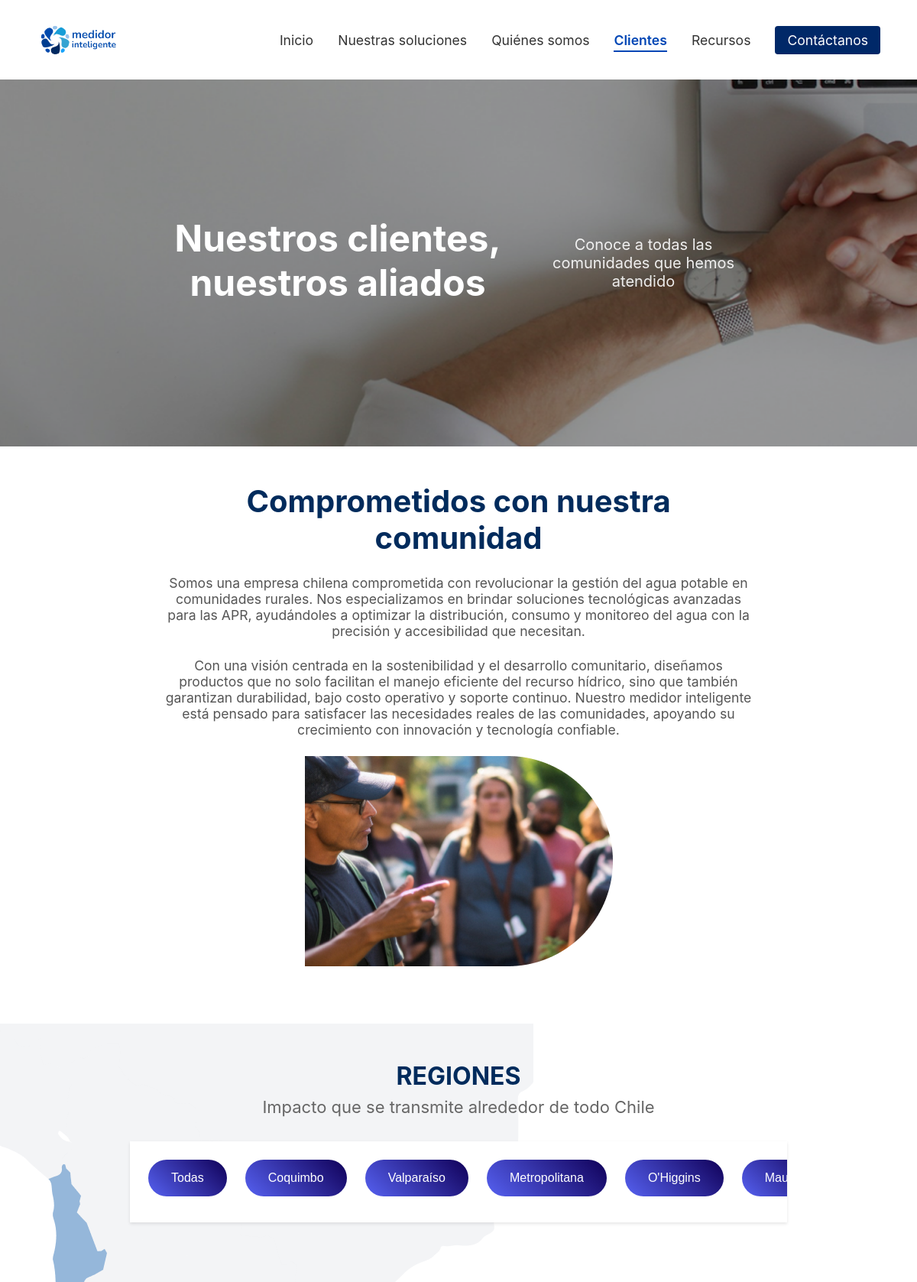
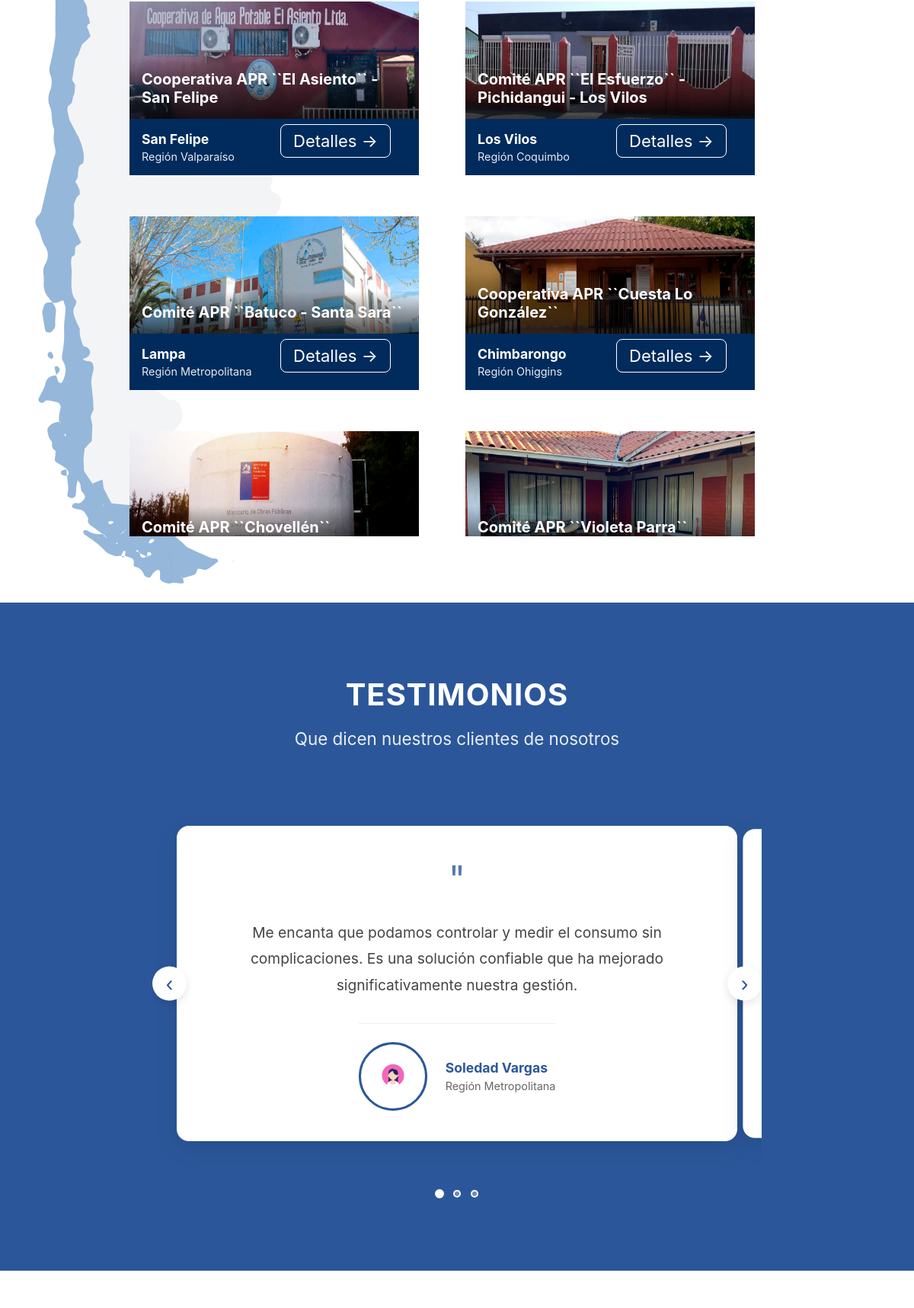
/clientes/ (upper part), run on the app's committed database (2 pictures, top to bottom).
### app/models.py (models this page shows, shortened)
class Apr(models.Model):
    nameapr = models.CharField("Nombre APR",max_length=100,null=True)
    comuna = models.CharField("Comuna",max_length=100,null=True)
    region = models.CharField("Región",choices = opciones_consultas,max_length=100,null=True)
    presidente = models.CharField("Presidente",max_length=100,null=True)
    secretario= models.CharField("Secretario",max_length=100,null=True)
    tesorero = models.CharField("Tesorero",max_length=100,null=True)
    facebook = models.CharField("Facebook",max_length=100,null=True)
    twitter = models.CharField("Twitter",max_length=100,null=True)
    instagram = models.CharField("Instagram",max_length=100,null=True)
    direccion = models.CharField("Dirección",max_length=100,null=True)
    phone = models.CharField("Teléfono",max_length=24,null=True)
    email = models.EmailField("Correo Electrónico",null=True)
    socios = models.IntegerField("Número de Socios",null=True)
    horario = models.CharField("Horario de Atención",max_length=100,null=True)
    mapa = models.CharField("Mapa",max_length=100,null=True)
    activo = models.BooleanField("Activo",default=True)
    imagen = models.ImageField("Imagen",upload_to='apr',null=True)

### app/views.py (the view)
# urls.py: path('clientes/', clientes, name="clientes"),
def clientes(request):
    try:
        appr = Apr.objects.all()
        data = {
            'apr': appr
        }
    except Exception as e:
            print(f"Unexpected error: {e}")
            messages.error(request, 'Hubo un problema con tu solicitud.')
            return redirect('app/e404.html')
    return render(request, 'app/clientes.html',data)

### app/templates/app/clientes.html (shortened to what this page needs)
{%extends 'app/base.html'%}
{%block contenido%}
{% load static %}
<section class="herocliente" style="background-image: url('{% static 'app/img/Fondo clientes.png' %}');">
    <div class="hero-content">
        <h1>Nuestros clientes, nuestros aliados</h1>
        <p>Conoce a todas las comunidades que hemos atendido</p>
    </div>
</section>
        <div class="community-grid">
            <div class="community-image">
                <img src="{% static 'app/img/somos.png'%}" alt="Miembros de la comunidad">
            </div>
            <div class="community-content">
                <h2>Comprometidos con nuestra comunidad</h2>
                <div class="content-text">
                    <p>Somos una empresa chilena comprometida con revolucionar la gestión del agua potable en comunidades rurales. Nos especializamos en brindar soluciones tecnológicas avanzadas para las APR, ayudándoles a optimizar la distribución, consumo y monitoreo del agua con la precisión y accesibilidad que necesitan.</p>
                    <p>Con una visión centrada en la sostenibilidad y el desarrollo comunitario, diseñamos productos que no solo facilitan el manejo eficiente del recurso hídrico, sino que también garantizan durabilidad, bajo costo operativo y soporte continuo. Nuestro medidor inteligente está pensado para satisfacer las necesidades reales de las comunidades, apoyando su crecimiento con innovación y tecnología confiable.</p>
                </div>
            </div>
        </div>
<section class="regions" style="background-image: url('{% static 'app/img/chile.png'%}');">
    <div class="cliente">
        <h2 class="regions-title">REGIONES</h2>
        <p class="regions-subtitle">Impacto que se transmite alrededor de todo Chile</p>
        <nav class="regions-nav">
            <ul>
                <li><button class="butte btn_active" data-region="all">Todas</button></li>
                <li><button class="butte" data-region="Coquimbo">Coquimbo</button></li>
                <li><button class="butte" data-region="Valparaíso">Valparaíso</button></li>
                <li><button class="butte" data-region="Metropolitana">Metropolitana</button></li>
                <li><button class="butte" data-region="Ohiggins">O'Higgins</button></li>
                <li><button class="butte" data-region="Maule">Maule</button></li>
            </ul>
        </nav>
        <div class="scroll-container">
            <div class="map-grid">
                {% for ap in apr %}
                    <div class="committees-grid" data-region="{{ap.region}}">
                        <article class="committee-card">
                            <div class="imagg">
                                {% if ap.imagen %}
                                   <img class="imagensota" src="{{ap.imagen.url}}" alt="imagen {{ap.comuna}}">
                                {% endif %}
                                <h3 class="chiq">{{ap.nameapr}}</h3>
                            </div>
                            <div class="card-footer">
                                <div class="location">
                                    <div class="dettt">
                                        <h4 class="chiq">{{ap.comuna}}</h4>
                                        <p>Región {{ap.region}}</p>
                                    </div>
                                    <div class="dettt">
                                        <a href="{% url 'apr' ap.id %}" class="details-btn">Detalles →</a>
                                    </div>
                                </div>
                            </div>
                        </article>
                    </div>
                {% endfor %}
            </div>
        </div>
    </div>
</section>
<section class="testimoniocliente-seccion">
    <div class="testimoniocliente-encabezado">
        <h2>TESTIMONIOS</h2>
        <p>Que dicen nuestros clientes de nosotros</p>
    </div>
    <div class="testimoniocliente-contenedor">
        <button class="testimoniocliente-boton testimoniocliente-boton-prev">&#8249;</button>
        <button class="testimoniocliente-boton testimoniocliente-boton-next">&#8250;</button>
        <div class="testimoniocliente-slider">
            <div class="testimoniocliente-tarjeta">
                <div class="testimoniocliente-comilla">"</div>
                <p class="testimoniocliente-texto">Me encanta que podamos controlar y medir el consumo sin complicaciones. Es una solución confiable que ha mejorado significativamente nuestra gestión.</p>
                <div class="testimoniocliente-autor">
                    <img src="{% static 'app/img/3.png'%}" alt="Avatar" class="testimoniocliente-avatar">
                    <div class="testimoniocliente-info">
                        <div class="testimoniocliente-nombre">Soledad Vargas</div>
                        <div class="testimoniocliente-ubicacion">Región Metropolitana</div>
                    </div>
                </div>
            </div>
            <div class="testimoniocliente-tarjeta">
            </div>
        </div>
    </div>
    <div class="testimoniocliente-dots"></div>
</section>
<br><br>
<br><br>
{% endblock %}

### app/templates/app/base.html (shortened to what this page needs)
<html lang="es">
<header class="header">
    {% load static %}
    <link rel="stylesheet" href="https://cdnjs.cloudflare.com/ajax/libs/font-awesome/6.4.2/css/all.min.css">
    <link rel="stylesheet" href="{% static 'app/css/responsive.css' %}">
    <link rel="stylesheet" href="{% static 'app/css/style.css' %}">
    <nav class="nav">
        <a href="{% url 'home' %}">
            <img src="{% static 'app/img/logo.png' %}" alt="Medidor Inteligente" class="logo">
        </a>
        <div class="nav-links">
            <a href="{% url 'home' %}" class="nav-link {% if request.path == '/' %}active{% endif %}">Inicio</a>
            <a href="{% url 'soluciones' %}" class="nav-link {% if 'soluciones' in request.path %}active{% endif %}">Nuestras soluciones</a>
            <a href="{% url 'nosotros' %}" class="nav-link {% if 'nosotros' in request.path %}active{% endif %}">Quiénes somos</a>
            <a href="{% url 'clientes' %}" class="nav-link {% if 'clientes' in request.path %}active{% endif %}">Clientes</a>
            <a href="{% url 'recursos' %}" class="nav-link {% if 'recursos' in request.path %}active{% endif %}">Recursos</a>
            <a href="{% url 'contacto' %}" class="contact-btn {% if 'contacto' in request.path %}active{% endif %}">Contáctanos</a>
        </div>
    </nav>
</header>
{% block contenido %}
{% endblock %}

### app/templates/app/base.html (style rules this page uses)
.nav { display: flex; justify-content: space-between; align-items: center; padding: 1rem; background: white; position: relative; z-index: 1000; }
.logo { height: 40px; }
.nav-links { display: flex; gap: 2rem; align-items: center; }
.nav-links a { text-decoration: none; color: #333; font-size: 1.1rem; transition: color 0.3s ease; position: relative; }
.nav-links a.active { color: #0046B5; font-weight: 600; }
.nav-links a.active::after { content: ''; position: absolute; bottom: -5px; left: 0; width: 100%; height: 2px; background-color: #0046B5; }
.contact-btn { background: #002868; color: white !important; padding: 0.5rem 1rem; border-radius: 4px; }

### data on the page
Apr: imagen (picture), nameapr "Cooperativa APR ``El Asiento`` - San Felipe", comuna "San Felipe", region "Valparaíso"
Apr: imagen (picture), nameapr "Comité APR ``El Esfuerzo`` - Pichidangui - Los Vilos", comuna "Los Vilos", region "Coquimbo"
Apr: imagen (picture), nameapr "Comité APR ``Batuco - Santa Sara``", comuna "Lampa", region "Metropolitana"
Apr: imagen (picture), nameapr "Cooperativa APR ``Cuesta Lo González``", comuna "Chimbarongo", region "Ohiggins"
Apr: imagen (picture), nameapr "Comité APR ``Chovellén``"
Apr: imagen (picture), nameapr "Comité APR ``Violeta Parra``"
